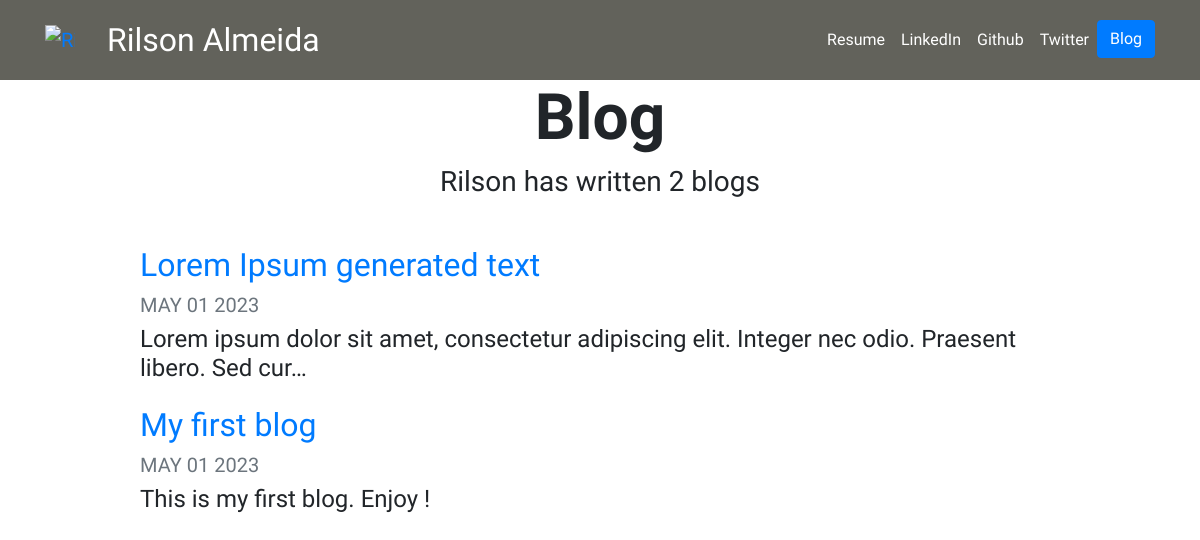
The app's page /blogs/ with its own data.
### blog/models.py (models this page shows)
class TimestampableMixin(models.Model):
    created_at = models.DateTimeField(auto_now_add=True, null=True)
    updated_at = models.DateTimeField(auto_now=True, null=True)
    class Meta:
        abstract = True

class Blog(TimestampableMixin):
    title = models.CharField(max_length=150)
    description = models.TextField()
    author = models.CharField(max_length=120)
    post_date = models.DateTimeField(default=datetime.now())

### blog/views.py (the view)
# urls.py: path('', views.all_blogs, name='all_blogs'),
def all_blogs(request):
    all_blogs = Blog.objects.order_by('-post_date')[:5]
    return render(request, 'blog/all_blogs.html', {
        'creator': 'Rilson Almeida',
        'blogs': all_blogs,
        })

### blog/templates/blog/all_blogs.html (shortened to what this page needs)
{% extends "portfolio/base.html" %}
{% load static %}
{% block content %}
<h1 id="blogtitle" class="font-weight-bold text-center">Blog</h1>
<h3 class="text-center mb-5">Rilson has written {{ blogs.count }} blog{{ blogs.count|pluralize }}</h3>
{% for blog in blogs %}
<div class="row justify-content-center my-3">
  <div class="col-md-10">
    <a href="{% url 'blog:detail_blog' blog.id %}">
      <h2>{{ blog.title }}</h2>
    </a>
    <h5 class="text-muted">{{ blog.post_date|date:'M d Y'|upper }}</h5>
    <h4>{{ blog.description|striptags|truncatechars:100 }}</h4>
  </div>
</div>
{% endfor %}
{% endblock %}

### portfolio/templates/portfolio/base.html (shortened to what this page needs)
{% load static %}
<!doctype html>
<html lang="en">
<head>
  <link rel="stylesheet" href="https://stackpath.bootstrapcdn.com/bootstrap/4.4.1/css/bootstrap.min.css">
  <link rel="stylesheet" href="{% static "portfolio/custom.css" %}">
</head>
<body>
  <nav id="topNav" class="navbar navbar-expand-md " data-bs-theme="dark"
                   style="background-color: #62625b;">
    <div class="container">
      <a class="navbar-brand" href="{% url 'home' %}">
        <img src="{% static "portfolio/bitmoji_Rilson.png" %}" width="30" height="30" class="d-inline-block align-top" alt="Rilson's Logo">
        <a class="nav-link" href="{% static "portfolio/Rilson_Almeida_CV_2023_05.pdf" %}" target="_blank"><span id="owner_portfolio">Rilson Almeida</span></a>
      </a>
      <div class="collapse navbar-collapse text-center" id="navbarNav">
        <ul class="navbar-nav ml-auto">
          <li class="nav-item">
            <a class="nav-link" href="{% static "portfolio/Rilson_Almeida_CV_2023_05.pdf" %}" target="_blank">Resume</a>
          </li>
          <li class="nav-item">
            <a class="nav-link" href="https://www.linkedin.com/in/rilson-almeida-81651b34/" target="_blank">LinkedIn</a>
          </li>
          <li class="nav-item">
            <a class="nav-link" href="https://github.com/rilsonalmeida" target="_blank">Github</a>
          </li>
          <li class="nav-item">
            <a class="nav-link" href="#" target="_blank">Twitter</a>
          </li>
          <li>
            <a role="button" href="{% url 'blog:all_blogs' %}" class="btn btn-primary">Blog</a>
          </li>
        </ul>
      </div>
    </div>
  </nav>
  <div class="container">
    {% block content %}{% endblock %}
  </div>
</body>
</html>

### portfolio/static/portfolio/custom.css (style rules this page uses)
.navbar-nav .nav-link { color: white; }
#owner_portfolio { color: white; font-size: 2rem; }
body { font-family: 'Kalam', cursive; }
#blogtitle { font-size: 4rem; }

### records on screen
Blog: title "Lorem Ipsum generated text", post_date "MAY 01 2023", description "Lorem ipsum dolor sit amet, consectetur adipiscing elit. Integer nec odio. Praesent libero. Sed cur…"
Blog: title "My first blog", post_date "MAY 01 2023", description "This is my first blog. Enjoy !"

### other values on screen
{{ blogs.count }} "2"
